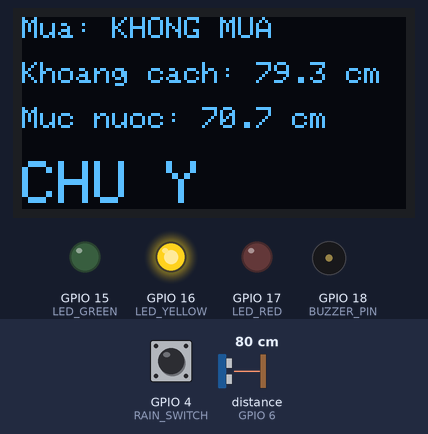
Simulated run of this sketch. Board: ESP32-S3. Parts: 128×64 one-colour display, output pins drawn as LEDs (lit = HIGH), buzzer (waves = sounding). Wiring (inferred from the names in the program): ultrasonic range finder: trigger GPIO 5; echo GPIO 6. The inputs (shaded band) are chosen by the test bench; at power-on: distance to the obstacle (sensor on GPIO 6) 80 cm, GPIO 4 (RAIN_SWITCH) HIGH. The echo pulse lasts 58.3 µs per cm; WiFi joins after 1.5 s; servers stay silent unless stated; uploads are accepted with an empty reply; pins used as bus, display or sensor lines are not drawn; what the sketch prints to the serial monitor is not drawn.

Above: at 2.7 s.
2.8 s: distance to the obstacle (sensor on GPIO 6) set to 55 cm
At 3.7 s:
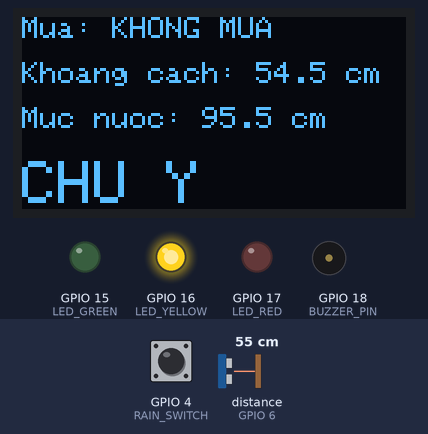
4.5 s: distance to the obstacle (sensor on GPIO 6) set to 47 cm
At 4.9 s:
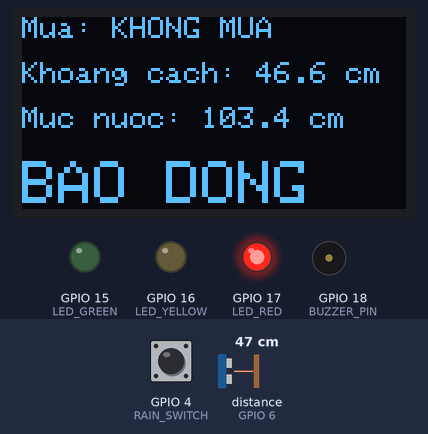
6.0 s: GPIO 4 (RAIN_SWITCH) pulled LOW for 0.6 s
At 6.8 s:
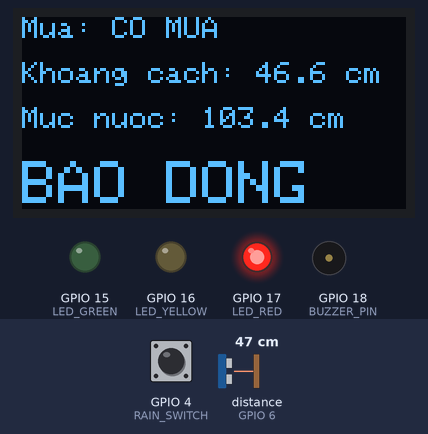
9.6 s: distance to the obstacle (sensor on GPIO 6) set to 9 cm
At 12.1 s:
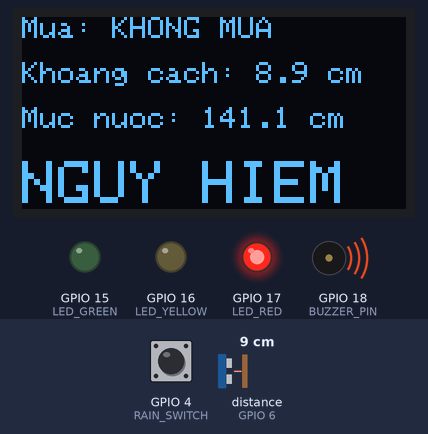
12.6 s: GPIO 4 (RAIN_SWITCH) pulled LOW for 1 s
At 13.7 s:
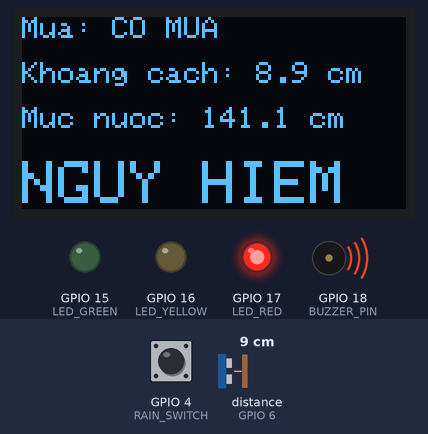
15.5 s: distance to the obstacle (sensor on GPIO 6) set to 18 cm
At 16.7 s:
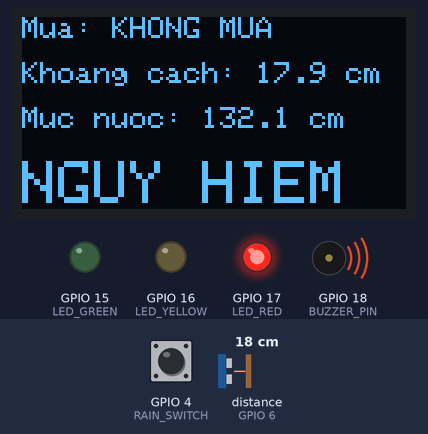
17.0 s: distance to the obstacle (sensor on GPIO 6) set to 23 cm
Timing chart, 0 to 19.5 s (numbered marks = the images above; inputs shaded):
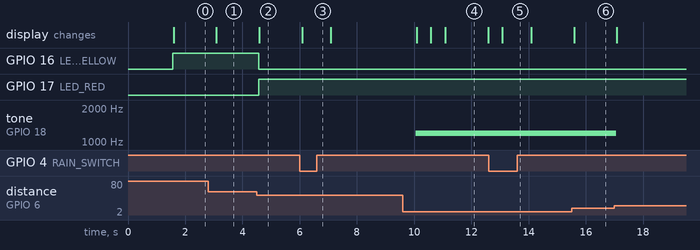

Measured:
- the behaviour switches between 51 and 50 cm on distance to the obstacle (sensor on GPIO 6) (found by bisection; images 1 and 2)
- after the input at 2.8 s, the display: changes after 0.29 s (image 1)
- after the input at 4.5 s, GPIO 16 (LED_YELLOW): HIGH → LOW after 0.06 s; GPIO 17 (LED_RED): LOW → HIGH after 0.06 s; the display: changes after 0.09 s (image 2)
- after the input at 6.0 s, the display: changes after 0.09 s (image 3)
- after the input at 9.6 s, tone on GPIO 18 (BUZZER_PIN): silent → 1200 Hz after 0.46 s; the display: changes after 0.49 s (image 4)
- after the input at 12.6 s, the display: changes after 0.49 s (image 5)
- after the input at 15.5 s, the display: changes after 0.09 s (image 6)
- after the input at 17.0 s, tone on GPIO 18 (BUZZER_PIN): 1200 Hz → silent after 0.06 s

The sketch:

sketch.ino
```cpp
#include <WiFi.h>
#include <WiFiClientSecure.h>
#include <HTTPClient.h>
#include <Wire.h>
#include <Adafruit_GFX.h>
#include <Adafruit_SSD1306.h>

// I2C Pins cho ESP32-S3
#define I2C_SDA 8
#define I2C_SCL 9

// OLED
#define SCREEN_WIDTH 128
#define SCREEN_HEIGHT 64
#define OLED_RESET -1
Adafruit_SSD1306 display(SCREEN_WIDTH, SCREEN_HEIGHT, &Wire, OLED_RESET);

// GPIO ESP32-S3
#define TRIG_PIN 5
#define ECHO_PIN 6
#define RAIN_SWITCH 4

#define LED_GREEN 15
#define LED_YELLOW 16
#define LED_RED 17
#define BUZZER_PIN 18

// WIFI
const char* ssid = "CirkitWifi";
const char* password = "";

// ĐƯỜNG DẪN LOCALTUNNEL
const char* serverUrl = "https://tram-canh-bao-ngap-123.loca.lt/api/data";

// ==========================================
// BIẾN TOÀN CỤC CHIA SẺ GIỮA 2 NHÂN (CORE)
// ==========================================
volatile float shared_distance = 0;
volatile float shared_waterLevel = 0;
volatile bool shared_isRaining = false;
volatile int shared_alertLevel = 0; // 0: An Toan, 1: Chu y, 2: Bao dong, 3: Nguy hiem

// Bộ định thời cho Core 1 (Cảm biến)
unsigned long lastSensorRead = 0;
const unsigned long sensorInterval = 500; // Đọc cảm biến mỗi 0.5s (Cực mượt)

// ==========================================
// TASK CHẠY TRÊN CORE 0: CHUYÊN GỬI WEB
// ==========================================
void taskSendWeb(void * pvParameters) {
  for(;;) { // Vòng lặp vô hạn của Task
    if(WiFi.status() == WL_CONNECTED) {
      WiFiClientSecure client;
      client.setInsecure();
      HTTPClient http;

      http.begin(client, serverUrl);
      http.addHeader("Content-Type", "application/json");
      http.addHeader("Bypass-Tunnel-Reminder", "true");

      // Chuyển đổi mã cảnh báo thành chữ
      String rainStr = shared_isRaining ? "CO MUA" : "KHONG MUA";
      String statusStr = "AN TOAN";
      if(shared_alertLevel == 1) statusStr = "CHU Y";
      else if(shared_alertLevel == 2) statusStr = "BAO DONG";
      else if(shared_alertLevel == 3) statusStr = "NGUY HIEM";

      // Lắp ghép JSON
      String jsonPayload =
      "{"
      "\"distance\":" + String(shared_distance, 1) +
      ",\"water_level\":" + String(shared_waterLevel, 1) +
      ",\"is_raining\":" + String(shared_isRaining ? "true" : "false") +
      ",\"rain_status\":\"" + rainStr + "\"" +
      ",\"status\":\"" + statusStr + "\""
      "}";

      int responseCode = http.POST(jsonPayload);

      if(responseCode > 0) {
        Serial.print("[Core 0] Gui Web OK - Ma: ");
        Serial.println(responseCode);
      } else {
        Serial.println("[Core 0] Gui Web That bai!");
      }
      http.end();
    }

    // Đợi 5 giây mới gửi lại (Sử dụng hàm delay của FreeRTOS, không gây đơ hệ thống)
    vTaskDelay(2000 / portTICK_PERIOD_MS);
  }
}

void setup() {
  Serial.begin(9600);

  pinMode(TRIG_PIN, OUTPUT);
  pinMode(ECHO_PIN, INPUT);
  pinMode(RAIN_SWITCH, INPUT_PULLUP);

  pinMode(LED_GREEN, OUTPUT);
  pinMode(LED_YELLOW, OUTPUT);
  pinMode(LED_RED, OUTPUT);
  pinMode(BUZZER_PIN, OUTPUT);

  Wire.begin(I2C_SDA, I2C_SCL);

  if(!display.begin(SSD1306_SWITCHCAPVCC, 0x3C)){
    Serial.println("Khong tim thay OLED");
    while(true);
  }

  display.clearDisplay();
  display.setTextSize(1);
  display.setTextColor(WHITE);
  display.setCursor(0,10);
  display.println("Khoi dong...");
  display.display();

  WiFi.begin(ssid, password);
  while (WiFi.status() != WL_CONNECTED) {
    delay(100);
  }

  // KHỞI TẠO LUỒNG GỬI WEB CHẠY SONG SONG TRÊN CORE 0
  xTaskCreatePinnedToCore(
    taskSendWeb,   // Tên hàm thực thi
    "TaskWeb",     // Tên định danh
    10000,         // Dung lượng RAM cấp cho Task
    NULL,          // Tham số truyền vào
    1,             // Mức độ ưu tiên
    NULL,          // Task handle
    0              // Chạy trên Core 0
  );
}

// ==========================================
// LOOP CHẠY TRÊN CORE 1: XỬ LÝ CẢM BIẾN (SIÊU MƯỢT)
// ==========================================
void loop() {
  // Thay thế delay() bằng kỹ thuật millis()
  if (millis() - lastSensorRead >= sensorInterval) {
    lastSensorRead = millis();

    // 1. ĐO MỰC NƯỚC CÓ TIMEOUT (30ms = max ~5 mét) để chống lag
    digitalWrite(TRIG_PIN, LOW);
    delayMicroseconds(2);
    digitalWrite(TRIG_PIN, HIGH);
    delayMicroseconds(10);
    digitalWrite(TRIG_PIN, LOW);

    long duration = pulseIn(ECHO_PIN, HIGH, 30000);

    // Nếu timeout (bằng 0), giữ nguyên giá trị cũ tránh màn hình nháy
    if (duration > 0) {
      shared_distance = duration * 0.034 / 2;
      shared_waterLevel = 150.0 - shared_distance;
      if(shared_waterLevel < 0) shared_waterLevel = 0;
    }

    // 2. ĐỌC CẢM BIẾN MƯA
    shared_isRaining = (digitalRead(RAIN_SWITCH) == LOW);

    // 3. XỬ LÝ CẢNH BÁO NHANH
    digitalWrite(LED_GREEN, LOW);
    digitalWrite(LED_YELLOW, LOW);
    digitalWrite(LED_RED, LOW);
    noTone(BUZZER_PIN);

    String statusStr = "";
    if (shared_distance > 100) {
      shared_alertLevel = 0;
      statusStr = "AN TOAN";
      digitalWrite(LED_GREEN, HIGH);
    }
    else if (shared_distance > 50) {
      shared_alertLevel = 1;
      statusStr = "CHU Y";
      digitalWrite(LED_YELLOW, HIGH);
    }
    else if (shared_distance > 20) {
      shared_alertLevel = 2;
      statusStr = "BAO DONG";
      digitalWrite(LED_RED, HIGH);
    }
    else {
      shared_alertLevel = 3;
      statusStr = "NGUY HIEM";
      digitalWrite(LED_RED, HIGH);
      tone(BUZZER_PIN, 1200);
    }

    // 4. HIỂN THỊ OLED TỨC THÌ
    // ==========================================
    // 4. HIỂN THỊ OLED TỨC THÌ
    // ==========================================
    String rainStatus = shared_isRaining ? "CO MUA" : "KHONG MUA";
    display.clearDisplay();

    // BẮT BUỘC PHẢI CÓ LỆNH NÀY ĐỂ RESET VỀ CHỮ NHỎ
    display.setTextSize(1);
    display.setTextColor(WHITE);

    // Dòng 1 (Y = 0)
    display.setCursor(0, 0);
    display.print("Mua: ");
    display.print(rainStatus);

    // Dòng 2 (Y = 15)
    display.setCursor(0, 15);
    display.print("Khoang cach: ");
    display.print(shared_distance, 1);
    display.print(" cm");

    // Dòng 3 (Y = 30)
    display.setCursor(0, 30);
    display.print("Muc nuoc: ");
    display.print(shared_waterLevel, 1);
    display.print(" cm");

    // Dòng 4: Trạng thái (Phóng to lên một xíu ở dưới cùng)
    display.setTextSize(2);
    display.setCursor(0, 48); // Đẩy xuống sát mép dưới
    display.print(statusStr);

    display.display();
  }
}
```
